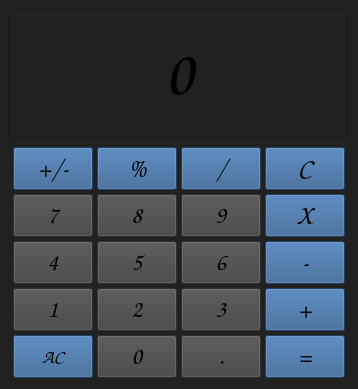
<?xml version="1.0" encoding="UTF-8"?>
<ui version="4.0">
 <class>MainWindow</class>
 <widget class="QMainWindow" name="MainWindow">
  <property name="geometry">
   <rect>
    <x>0</x>
    <y>0</y>
    <width>268</width>
    <height>389</height>
   </rect>
  </property>
  <property name="sizePolicy">
   <sizepolicy hsizetype="Ignored" vsizetype="Ignored">
    <horstretch>0</horstretch>
    <verstretch>0</verstretch>
   </sizepolicy>
  </property>
  <property name="windowTitle">
   <string>Calcy</string>
  </property>
  <property name="windowIcon">
   <iconset theme="QIcon::ThemeIcon::MailAttachment"/>
  </property>
  <property name="layoutDirection">
   <enum>Qt::LayoutDirection::LeftToRight</enum>
  </property>
  <property name="styleSheet">
   <string notr="true">background-color: #212121</string>
  </property>
  <widget class="QWidget" name="centralwidget">
   <layout class="QVBoxLayout" name="verticalLayout">
    <item>
     <layout class="QHBoxLayout" name="horizontalLayout">
      <item>
       <widget class="QLabel" name="label_output">
        <property name="sizePolicy">
         <sizepolicy hsizetype="Preferred" vsizetype="Preferred">
          <horstretch>0</horstretch>
          <verstretch>0</verstretch>
         </sizepolicy>
        </property>
        <property name="font">
         <font>
          <family>Comic Sans MS</family>
          <pointsize>48</pointsize>
          <italic>true</italic>
          <bold>true</bold>
         </font>
        </property>
        <property name="frameShape">
         <enum>QFrame::Shape::Box</enum>
        </property>
        <property name="frameShadow">
         <enum>QFrame::Shadow::Sunken</enum>
        </property>
        <property name="text">
         <string>0</string>
        </property>
        <property name="textFormat">
         <enum>Qt::TextFormat::RichText</enum>
        </property>
        <property name="alignment">
         <set>Qt::AlignmentFlag::AlignCenter</set>
        </property>
       </widget>
      </item>
     </layout>
    </item>
    <item>
     <layout class="QGridLayout" name="grid_num_Layout">
      <property name="sizeConstraint">
       <enum>QLayout::SizeConstraint::SetNoConstraint</enum>
      </property>
      <property name="leftMargin">
       <number>4</number>
      </property>
      <property name="topMargin">
       <number>2</number>
      </property>
      <property name="rightMargin">
       <number>4</number>
      </property>
      <property name="bottomMargin">
       <number>2</number>
      </property>
      <property name="spacing">
       <number>4</number>
      </property>
      <item row="3" column="2">
       <widget class="QPushButton" name="pushButton_num_2">
        <property name="sizePolicy">
         <sizepolicy hsizetype="Preferred" vsizetype="Preferred">
          <horstretch>0</horstretch>
          <verstretch>0</verstretch>
         </sizepolicy>
        </property>
        <property name="font">
         <font>
          <family>Comic Sans MS</family>
          <pointsize>18</pointsize>
          <italic>false</italic>
          <bold>true</bold>
          <underline>false</underline>
          <strikeout>false</strikeout>
         </font>
        </property>
        <property name="autoFillBackground">
         <bool>false</bool>
        </property>
        <property name="styleSheet">
         <string notr="true">background-color: #424242</string>
        </property>
        <property name="text">
         <string>2</string>
        </property>
       </widget>
      </item>
      <item row="1" column="2">
       <widget class="QPushButton" name="pushButton_num_8">
        <property name="sizePolicy">
         <sizepolicy hsizetype="Preferred" vsizetype="Preferred">
          <horstretch>0</horstretch>
          <verstretch>0</verstretch>
         </sizepolicy>
        </property>
        <property name="font">
         <font>
          <family>Comic Sans MS</family>
          <pointsize>18</pointsize>
          <italic>false</italic>
          <bold>true</bold>
          <underline>false</underline>
          <strikeout>false</strikeout>
         </font>
        </property>
        <property name="autoFillBackground">
         <bool>false</bool>
        </property>
        <property name="styleSheet">
         <string notr="true">background-color: #424242</string>
        </property>
        <property name="text">
         <string>8</string>
        </property>
       </widget>
      </item>
      <item row="1" column="3">
       <widget class="QPushButton" name="pushButton_num_9">
        <property name="sizePolicy">
         <sizepolicy hsizetype="Preferred" vsizetype="Preferred">
          <horstretch>0</horstretch>
          <verstretch>0</verstretch>
         </sizepolicy>
        </property>
        <property name="font">
         <font>
          <family>Comic Sans MS</family>
          <pointsize>18</pointsize>
          <italic>false</italic>
          <bold>true</bold>
          <underline>false</underline>
          <strikeout>false</strikeout>
         </font>
        </property>
        <property name="autoFillBackground">
         <bool>false</bool>
        </property>
        <property name="styleSheet">
         <string notr="true">background-color: #424242</string>
        </property>
        <property name="text">
         <string>9</string>
        </property>
       </widget>
      </item>
      <item row="4" column="2">
       <widget class="QPushButton" name="pushButton_num_0">
        <property name="sizePolicy">
         <sizepolicy hsizetype="Preferred" vsizetype="Preferred">
          <horstretch>0</horstretch>
          <verstretch>0</verstretch>
         </sizepolicy>
        </property>
        <property name="font">
         <font>
          <family>Comic Sans MS</family>
          <pointsize>18</pointsize>
          <italic>false</italic>
          <bold>true</bold>
          <underline>false</underline>
          <strikeout>false</strikeout>
         </font>
        </property>
        <property name="autoFillBackground">
         <bool>false</bool>
        </property>
        <property name="styleSheet">
         <string notr="true">background-color: #424242</string>
        </property>
        <property name="text">
         <string>0</string>
        </property>
       </widget>
      </item>
      <item row="2" column="2">
       <widget class="QPushButton" name="pushButton_num_5">
        <property name="sizePolicy">
         <sizepolicy hsizetype="Preferred" vsizetype="Preferred">
          <horstretch>0</horstretch>
          <verstretch>0</verstretch>
         </sizepolicy>
        </property>
        <property name="font">
         <font>
          <family>Comic Sans MS</family>
          <pointsize>18</pointsize>
          <italic>false</italic>
          <bold>true</bold>
          <underline>false</underline>
          <strikeout>false</strikeout>
         </font>
        </property>
        <property name="autoFillBackground">
         <bool>false</bool>
        </property>
        <property name="styleSheet">
         <string notr="true">background-color: #424242</string>
        </property>
        <property name="text">
         <string>5</string>
        </property>
       </widget>
      </item>
      <item row="3" column="3">
       <widget class="QPushButton" name="pushButton_num_3">
        <property name="sizePolicy">
         <sizepolicy hsizetype="Preferred" vsizetype="Preferred">
          <horstretch>0</horstretch>
          <verstretch>0</verstretch>
         </sizepolicy>
        </property>
        <property name="font">
         <font>
          <family>Comic Sans MS</family>
          <pointsize>18</pointsize>
          <italic>false</italic>
          <bold>true</bold>
          <underline>false</underline>
          <strikeout>false</strikeout>
         </font>
        </property>
        <property name="autoFillBackground">
         <bool>false</bool>
        </property>
        <property name="styleSheet">
         <string notr="true">background-color: #424242</string>
        </property>
        <property name="text">
         <string>3</string>
        </property>
       </widget>
      </item>
      <item row="2" column="3">
       <widget class="QPushButton" name="pushButton_num_6">
        <property name="sizePolicy">
         <sizepolicy hsizetype="Preferred" vsizetype="Preferred">
          <horstretch>0</horstretch>
          <verstretch>0</verstretch>
         </sizepolicy>
        </property>
        <property name="font">
         <font>
          <family>Comic Sans MS</family>
          <pointsize>18</pointsize>
          <italic>false</italic>
          <bold>true</bold>
          <underline>false</underline>
          <strikeout>false</strikeout>
         </font>
        </property>
        <property name="autoFillBackground">
         <bool>false</bool>
        </property>
        <property name="styleSheet">
         <string notr="true">background-color: #424242</string>
        </property>
        <property name="text">
         <string>6</string>
        </property>
       </widget>
      </item>
      <item row="1" column="0">
       <widget class="QPushButton" name="pushButton_num_7">
        <property name="sizePolicy">
         <sizepolicy hsizetype="Preferred" vsizetype="Preferred">
          <horstretch>0</horstretch>
          <verstretch>0</verstretch>
         </sizepolicy>
        </property>
        <property name="font">
         <font>
          <family>Comic Sans MS</family>
          <pointsize>18</pointsize>
          <italic>false</italic>
          <bold>true</bold>
          <underline>false</underline>
          <strikeout>false</strikeout>
         </font>
        </property>
        <property name="autoFillBackground">
         <bool>false</bool>
        </property>
        <property name="styleSheet">
         <string notr="true">background-color: #424242</string>
        </property>
        <property name="text">
         <string>7</string>
        </property>
       </widget>
      </item>
      <item row="2" column="0">
       <widget class="QPushButton" name="pushButton_num_4">
        <property name="sizePolicy">
         <sizepolicy hsizetype="Preferred" vsizetype="Preferred">
          <horstretch>0</horstretch>
          <verstretch>0</verstretch>
         </sizepolicy>
        </property>
        <property name="font">
         <font>
          <family>Comic Sans MS</family>
          <pointsize>18</pointsize>
          <italic>false</italic>
          <bold>true</bold>
          <underline>false</underline>
          <strikeout>false</strikeout>
         </font>
        </property>
        <property name="autoFillBackground">
         <bool>false</bool>
        </property>
        <property name="styleSheet">
         <string notr="true">background-color: #424242</string>
        </property>
        <property name="text">
         <string>4</string>
        </property>
       </widget>
      </item>
      <item row="3" column="0">
       <widget class="QPushButton" name="pushButton_num_1">
        <property name="sizePolicy">
         <sizepolicy hsizetype="Preferred" vsizetype="Preferred">
          <horstretch>0</horstretch>
          <verstretch>0</verstretch>
         </sizepolicy>
        </property>
        <property name="font">
         <font>
          <family>Comic Sans MS</family>
          <pointsize>18</pointsize>
          <italic>false</italic>
          <bold>true</bold>
          <underline>false</underline>
          <strikeout>false</strikeout>
         </font>
        </property>
        <property name="autoFillBackground">
         <bool>false</bool>
        </property>
        <property name="styleSheet">
         <string notr="true">background-color: #424242</string>
        </property>
        <property name="text">
         <string>1</string>
        </property>
       </widget>
      </item>
      <item row="3" column="4">
       <widget class="QPushButton" name="pushButton_addition">
        <property name="sizePolicy">
         <sizepolicy hsizetype="Ignored" vsizetype="Fixed">
          <horstretch>0</horstretch>
          <verstretch>0</verstretch>
         </sizepolicy>
        </property>
        <property name="font">
         <font>
          <family>Comic Sans MS</family>
          <pointsize>20</pointsize>
          <bold>true</bold>
         </font>
        </property>
        <property name="styleSheet">
         <string notr="true">background-color: rgb(46, 90, 141);</string>
        </property>
        <property name="text">
         <string>+</string>
        </property>
       </widget>
      </item>
      <item row="2" column="4">
       <widget class="QPushButton" name="pushButton_subtraction">
        <property name="sizePolicy">
         <sizepolicy hsizetype="Ignored" vsizetype="Fixed">
          <horstretch>0</horstretch>
          <verstretch>0</verstretch>
         </sizepolicy>
        </property>
        <property name="font">
         <font>
          <family>Comic Sans MS</family>
          <pointsize>20</pointsize>
          <bold>true</bold>
         </font>
        </property>
        <property name="styleSheet">
         <string notr="true">background-color: rgb(46, 90, 141);</string>
        </property>
        <property name="text">
         <string>-</string>
        </property>
       </widget>
      </item>
      <item row="0" column="2">
       <widget class="QPushButton" name="pushButton_percentage">
        <property name="sizePolicy">
         <sizepolicy hsizetype="Ignored" vsizetype="Fixed">
          <horstretch>0</horstretch>
          <verstretch>0</verstretch>
         </sizepolicy>
        </property>
        <property name="font">
         <font>
          <family>Comic Sans MS</family>
          <pointsize>20</pointsize>
          <bold>true</bold>
         </font>
        </property>
        <property name="styleSheet">
         <string notr="true">background-color: rgb(46, 90, 141);</string>
        </property>
        <property name="text">
         <string>%</string>
        </property>
       </widget>
      </item>
      <item row="1" column="4">
       <widget class="QPushButton" name="pushButton_multiplication">
        <property name="sizePolicy">
         <sizepolicy hsizetype="Ignored" vsizetype="Fixed">
          <horstretch>0</horstretch>
          <verstretch>0</verstretch>
         </sizepolicy>
        </property>
        <property name="font">
         <font>
          <family>Comic Sans MS</family>
          <pointsize>20</pointsize>
          <bold>true</bold>
         </font>
        </property>
        <property name="styleSheet">
         <string notr="true">background-color: rgb(46, 90, 141);</string>
        </property>
        <property name="text">
         <string>X</string>
        </property>
       </widget>
      </item>
      <item row="4" column="4">
       <widget class="QPushButton" name="pushButton_num_calculate">
        <property name="sizePolicy">
         <sizepolicy hsizetype="Preferred" vsizetype="Preferred">
          <horstretch>0</horstretch>
          <verstretch>0</verstretch>
         </sizepolicy>
        </property>
        <property name="font">
         <font>
          <family>Comic Sans MS</family>
          <pointsize>20</pointsize>
          <bold>true</bold>
         </font>
        </property>
        <property name="styleSheet">
         <string notr="true">background-color: rgb(46, 90, 141);</string>
        </property>
        <property name="text">
         <string>=</string>
        </property>
       </widget>
      </item>
      <item row="4" column="3">
       <widget class="QPushButton" name="pushButton_num_dot">
        <property name="sizePolicy">
         <sizepolicy hsizetype="Preferred" vsizetype="Preferred">
          <horstretch>0</horstretch>
          <verstretch>0</verstretch>
         </sizepolicy>
        </property>
        <property name="font">
         <font>
          <family>Comic Sans MS</family>
          <pointsize>18</pointsize>
          <bold>true</bold>
         </font>
        </property>
        <property name="styleSheet">
         <string notr="true">background-color: #424242</string>
        </property>
        <property name="text">
         <string>.</string>
        </property>
       </widget>
      </item>
      <item row="4" column="0">
       <widget class="QPushButton" name="pushButton_num_allClear">
        <property name="sizePolicy">
         <sizepolicy hsizetype="Preferred" vsizetype="Preferred">
          <horstretch>0</horstretch>
          <verstretch>0</verstretch>
         </sizepolicy>
        </property>
        <property name="font">
         <font>
          <family>Comic Sans MS</family>
          <pointsize>14</pointsize>
          <bold>true</bold>
         </font>
        </property>
        <property name="styleSheet">
         <string notr="true">background-color: rgb(46, 90, 141);</string>
        </property>
        <property name="text">
         <string>AC</string>
        </property>
       </widget>
      </item>
      <item row="0" column="3">
       <widget class="QPushButton" name="pushButton_division">
        <property name="sizePolicy">
         <sizepolicy hsizetype="Ignored" vsizetype="Fixed">
          <horstretch>0</horstretch>
          <verstretch>0</verstretch>
         </sizepolicy>
        </property>
        <property name="font">
         <font>
          <family>Comic Sans MS</family>
          <pointsize>20</pointsize>
          <bold>true</bold>
         </font>
        </property>
        <property name="styleSheet">
         <string notr="true">background-color: rgb(46, 90, 141);</string>
        </property>
        <property name="text">
         <string>/</string>
        </property>
       </widget>
      </item>
      <item row="0" column="4">
       <widget class="QPushButton" name="pushButton_clear">
        <property name="sizePolicy">
         <sizepolicy hsizetype="Ignored" vsizetype="Fixed">
          <horstretch>0</horstretch>
          <verstretch>0</verstretch>
         </sizepolicy>
        </property>
        <property name="font">
         <font>
          <family>Comic Sans MS</family>
          <pointsize>20</pointsize>
          <bold>true</bold>
         </font>
        </property>
        <property name="styleSheet">
         <string notr="true">background-color: rgb(46, 90, 141);</string>
        </property>
        <property name="text">
         <string>C</string>
        </property>
       </widget>
      </item>
      <item row="0" column="0">
       <widget class="QPushButton" name="pushButton_positive_negative">
        <property name="sizePolicy">
         <sizepolicy hsizetype="Ignored" vsizetype="Fixed">
          <horstretch>0</horstretch>
          <verstretch>0</verstretch>
         </sizepolicy>
        </property>
        <property name="font">
         <font>
          <family>Comic Sans MS</family>
          <pointsize>20</pointsize>
          <bold>true</bold>
         </font>
        </property>
        <property name="styleSheet">
         <string notr="true">background-color: rgb(46, 90, 141);</string>
        </property>
        <property name="text">
         <string>+/-</string>
        </property>
       </widget>
      </item>
     </layout>
    </item>
   </layout>
  </widget>
 </widget>
 <resources/>
 <connections/>
</ui>
